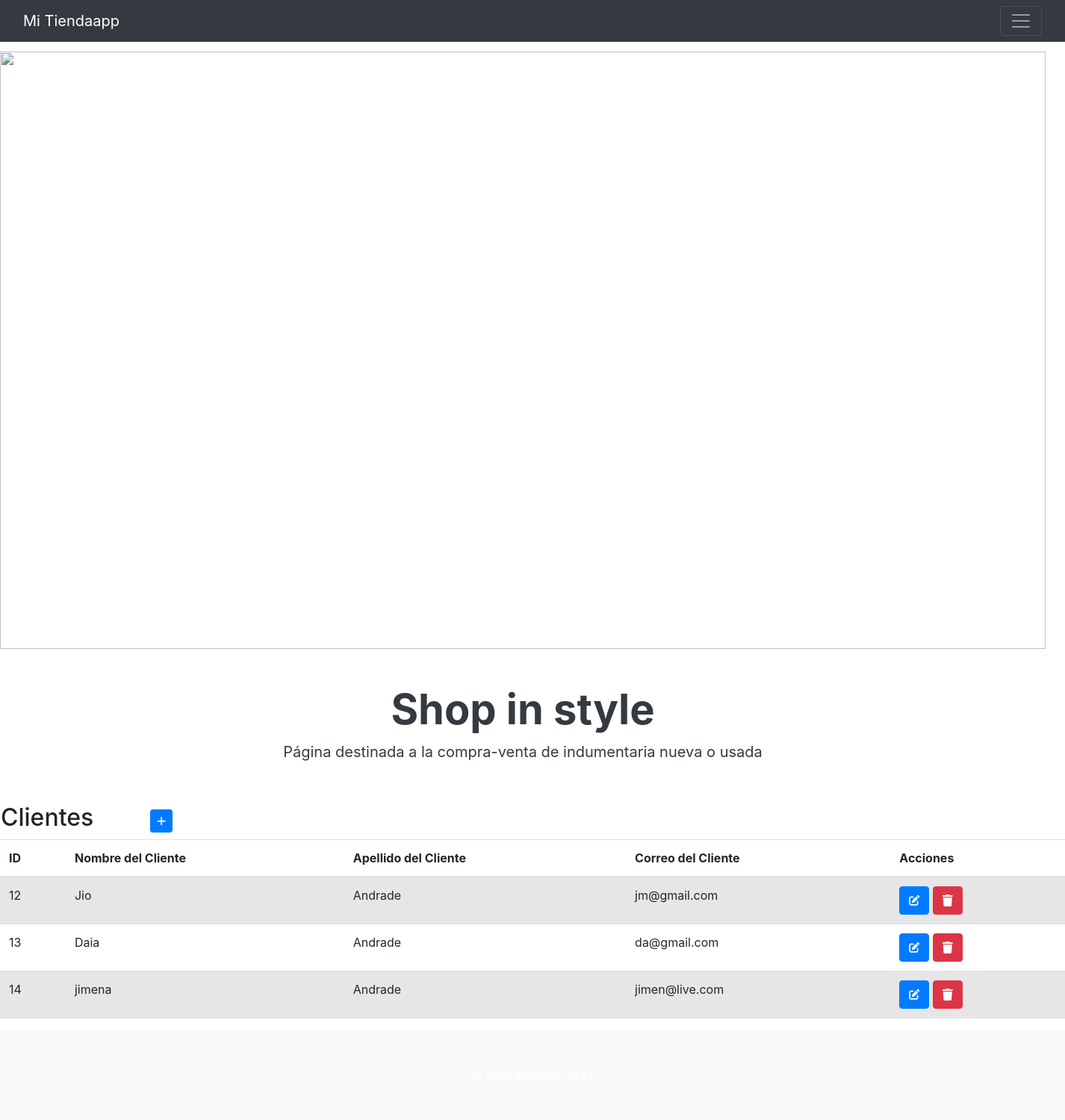
The app's page /clientes/ (signed in) with its own data.
### tiendaapp/models.py (models this page shows, shortened)
class Clientes(models.Model):
    nombre = models.CharField(max_length=100, blank=False)
    apellido = models.CharField(max_length=100, blank=False)
    correo = models.EmailField(blank=False)
    class Meta:
        verbose_name = "Cliente"
        verbose_name_plural = "Clientes"

### tiendaapp/views.py (the view)
# urls.py: path('clientes/', ClienteList.as_view(), name='clientes'),
class ClienteList(LoginRequiredMixin, ListView):
    model = Clientes

### tiendaapp/templates/tiendaapp/clientes_list.html (shortened to what this page needs)
{% extends 'tiendaapp/base.html' %}
{% load static %}
{% block contenido %}
<table>
    <tr>
        <td width="200"><h2>Clientes</h2></td>
        <td>
            <a
            href="{% url 'create_cliente' %}"
            class="btn btn-primary btn-sm"
            ><i class="fa-solid fa-plus" title="New Record"> </i>
            </a>
        </td>
    </tr>
</table>
<table class="table table-striped">
    <thead>
        <tr>
            <th>ID</th>
            <th>Nombre del Cliente</th>
            <th>Apellido del Cliente</th>
            <th>Correo del Cliente</th>
            <th>Acciones</th>
        </tr>
    </thead>
    <tbody>
{% for c in clientes_list %}
        <tr>
            <td>{{c.id}}</td>
            <td>{{c.nombre}}</td>
            <td>{{c.apellido}}</td>
            <td>{{c.correo}}</td>
            <td>
                <a
                  href="{% url 'update_cliente' c.id %}"
                  class="btn btn-primary"
                  style="--bs-btn-padding-y: .25rem; --bs-btn-padding-x: .5rem; --bs-btn-font-size: .75rem;">
                  <i class= "fa fa-edit fa-sm" title="Edit Record"></i>
                </a>
                <a
                  href="{% url 'delete_cliente' c.id %}"
                  class="btn btn-danger"
                  style="--bs-btn-padding-y: .25rem; --bs-btn-padding-x: .5rem; --bs-btn-font-size: .75rem;">
                  <i class="fa-solid fa-trash"></i>
                </a>
            </td>
        </tr>
{% endfor %}
    </tbody>
</table>
{% endblock contenido %}

### records on screen
Clientes: id "12", nombre "Jio", apellido "Andrade", correo "jm@gmail.com"
Clientes: id "13", nombre "Daia", apellido "Andrade", correo "da@gmail.com"
Clientes: id "14", nombre "jimena", apellido "Andrade", correo "jimen@live.com"
